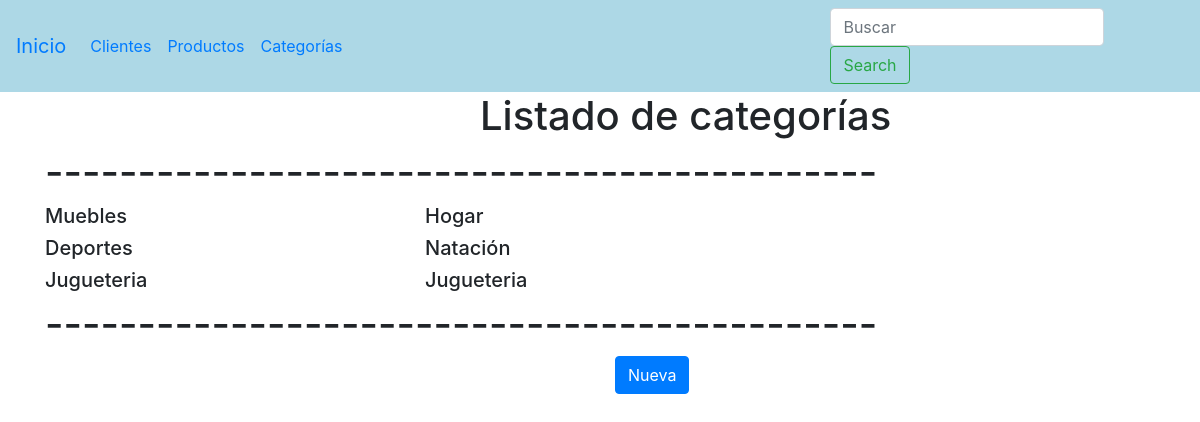
Page /categoria/categoria/ on the earlier database version.
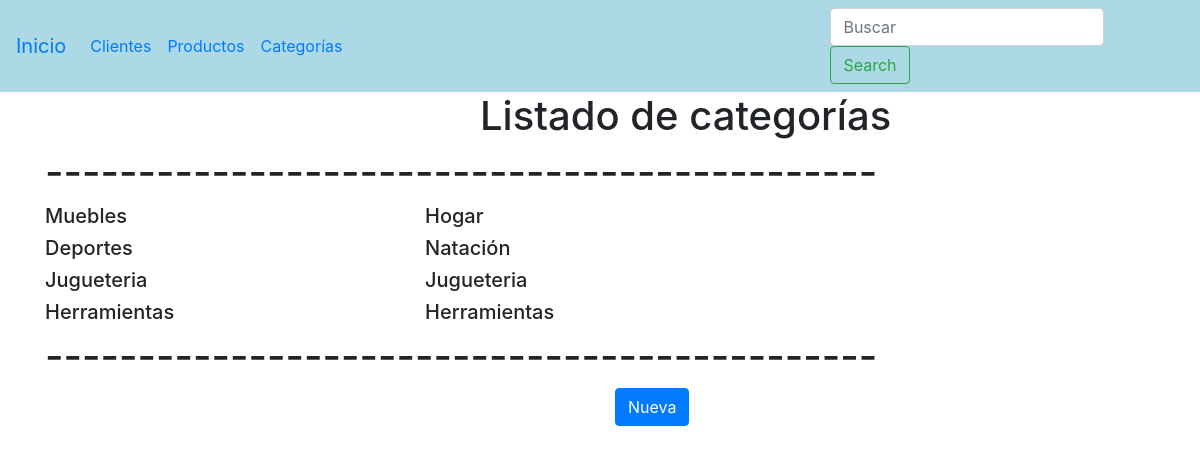
Same page on the later database version.
### categorias/models.py (models this page shows, shortened)
class Categorias(models.Model):
     nombre=models.CharField(max_length=50)
     clasificacion=models.CharField(max_length=50)

### categorias/views.py (the view)
# urls.py: path('categoria/', views.lista_categorias, name="lista_categorias"),
def lista_categorias(request):
    categoria=Categorias.objects.all()
    return render(request, "categoria/categoria.html",{"categoria": categoria})

### templates/categoria/categoria.html (shortened to what this page needs)
{% extends 'base.html' %}
{% block contenido %}
<h1 style="margin-left:30rem">Listado de categorías</h1>
<div class="container">
    <h1>---------------------------------------------</h1>
</div>
{% for categoria in categoria%}
    <div class="container">
        <div class="row">
            <div class="col-sm">
                   <h5>{{categoria.nombre}}</h5>
            </div>
            <div class="col-sm">
                <h5>{{categoria.clasificacion}}</h5>
            </div>
            <div class="col-sm">
            </div>
        </div>
    </div>
{% endfor %}
<div class="container">
    <h1>---------------------------------------------</h1>
</div>
<div class="container">
    <div class="row">
        <div class="col-sm">
        </div>
        <div class="col-sm">
            <a href="/categoria/nueva_categoria/" class="btn btn-primary">Nueva</a>
        </div>
    </div>
</div>
{% endblock %}

Differences in the rows shown:
added Categorias: nombre "Herramientas", clasificacion "Herramientas"
